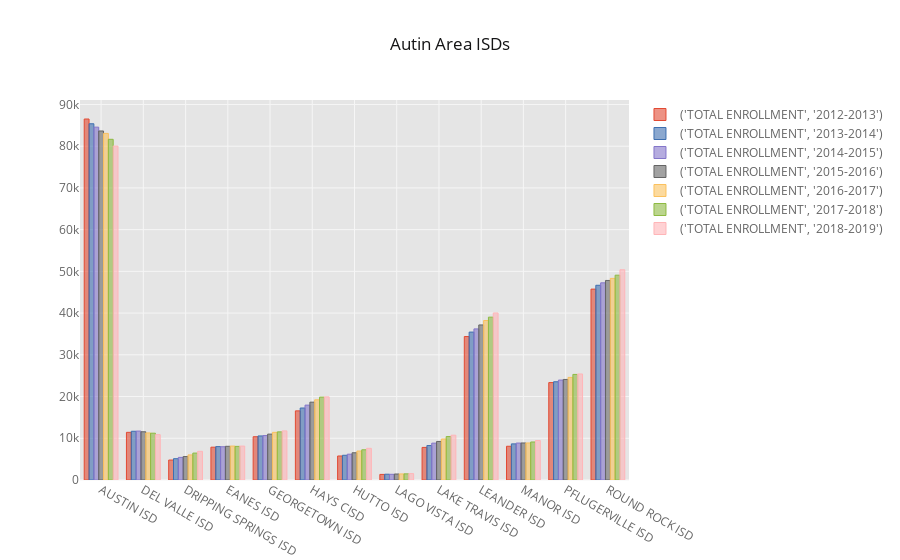

Notebook code cell kept with this figure:
### Code cell
#Plot enrollments of all Austin area I
wk_pivot = wk_plot.pivot(index='DISTRICT NAME', columns='YEAR')
cf.set_config_file(offline=True, world_readable=False, theme='ggplot')
wk_pivot.iplot(kind='bar',title='Autin Area ISDs')

### Figure 1 — Plotly figure (JSON) as saved in the notebook; plotly's stock layout.template omitted (floating-point values rounded to 4 significant figures)
{"data": [{"marker": {"color": "rgba(226, 74, 51, 0.6)", "line": {"color": "rgba(226, 74, 51, 1.0)", "width": 1}}, "name": "('TOTAL ENROLLMENT', '2012-2013')", "orientation": "v", "text": "", "type": "bar", "uid": "72f7a91c-b585-47a8-8a9f-b0f0f94fae6e", "x": ["AUSTIN ISD", "DEL VALLE ISD", "DRIPPING SPRINGS ISD", "EANES ISD", "GEORGETOWN ISD", "HAYS CISD", "HUTTO ISD", "LAGO VISTA ISD", "LAKE TRAVIS ISD", "LEANDER ISD", "MANOR ISD", "PFLUGERVILLE ISD", "ROUND ROCK ISD"], "y": [86516, 11423, 4783, 7865, 10370, 16568, 5754, 1340, 7809, 34381, 8087, 23347, 45749]}, {"marker": {"color": "rgba(62, 111, 176, 0.6)", "line": {"color": "rgba(62, 111, 176, 1.0)", "width": 1}}, "name": "('TOTAL ENROLLMENT', '2013-2014')", "orientation": "v", "text": "", "type": "bar", "uid": "e7cb4cbf-9862-44b9-9033-3245dab25e35", "x": ["AUSTIN ISD", "DEL VALLE ISD", "DRIPPING SPRINGS ISD", "EANES ISD", "GEORGETOWN ISD", "HAYS CISD", "HUTTO ISD", "LAGO VISTA ISD", "LAKE TRAVIS ISD", "LEANDER ISD", "MANOR ISD", "PFLUGERVILLE ISD", "ROUND ROCK ISD"], "y": [85372, 11684, 5107, 8005, 10554, 17255, 5926, 1387, 8257, 35450, 8657, 23543, 46666]}, {"marker": {"color": "rgba(132, 118, 202, 0.6)", "line": {"color": "rgba(132, 118, 202, 1.0)", "width": 1}}, "name": "('TOTAL ENROLLMENT', '2014-2015')", "orientation": "v", "text": "", "type": "bar", "uid": "c254b6ed-c2c1-4d0d-809e-a353ce8a272c", "x": ["AUSTIN ISD", "DEL VALLE ISD", "DRIPPING SPRINGS ISD", "EANES ISD", "GEORGETOWN ISD", "HAYS CISD", "HUTTO ISD", "LAGO VISTA ISD", "LAKE TRAVIS ISD", "LEANDER ISD", "MANOR ISD", "PFLUGERVILLE ISD", "ROUND ROCK ISD"], "y": [84564, 11727, 5421, 7971, 10651, 17948, 6187, 1366, 8833, 36211, 8852, 23948, 47251]}, {"marker": {"color": "rgba(101, 101, 101, 0.6)", "line": {"color": "rgba(101, 101, 101, 1.0)", "width": 1}}, "name": "('TOTAL ENROLLMENT', '2015-2016')", "orientation": "v", "text": "", "type": "bar", "uid": "b5c7f226-bb22-4a81-9e55-73145b1b29e0", "x": ["AUSTIN ISD", "DEL VALLE ISD", "DRIPPING SPRINGS ISD", "EANES ISD", "GEORGETOWN ISD", "HAYS CISD", "HUTTO ISD", "LAGO VISTA ISD", "LAKE TRAVIS ISD", "LEANDER ISD", "MANOR ISD", "PFLUGERVILLE ISD", "ROUND ROCK ISD"], "y": [83648, 11559, 5619, 8075, 10997, 18654, 6527, 1437, 9238, 37158, 8873, 24100, 47827]}, {"marker": {"color": "rgba(251, 193, 94, 0.6)", "line": {"color": "rgba(251, 193, 94, 1.0)", "width": 1}}, "name": "('TOTAL ENROLLMENT', '2016-2017')", "orientation": "v", "text": "", "type": "bar", "uid": "86c0e251-f758-4e11-b5b4-15a2faf65c01", "x": ["AUSTIN ISD", "DEL VALLE ISD", "DRIPPING SPRINGS ISD", "EANES ISD", "GEORGETOWN ISD", "HAYS CISD", "HUTTO ISD", "LAGO VISTA ISD", "LAKE TRAVIS ISD", "LEANDER ISD", "MANOR ISD", "PFLUGERVILLE ISD", "ROUND ROCK ISD"], "y": [83067, 11278, 6008, 8134, 11425, 19215, 6945, 1449, 9825, 38226, 8870, 24591, 48321]}, {"marker": {"color": "rgba(142, 186, 66, 0.6)", "line": {"color": "rgba(142, 186, 66, 1.0)", "width": 1}}, "name": "('TOTAL ENROLLMENT', '2017-2018')", "orientation": "v", "text": "", "type": "bar", "uid": "c3633039-e426-43c4-a674-4259fb493efa", "x": ["AUSTIN ISD", "DEL VALLE ISD", "DRIPPING SPRINGS ISD", "EANES ISD", "GEORGETOWN ISD", "HAYS CISD", "HUTTO ISD", "LAGO VISTA ISD", "LAKE TRAVIS ISD", "LEANDER ISD", "MANOR ISD", "PFLUGERVILLE ISD", "ROUND ROCK ISD"], "y": [81650, 11216, 6450, 8061, 11537, 19862, 7240, 1475, 10410, 39028, 9109, 25306, 49086]}, {"marker": {"color": "rgba(255, 181, 184, 0.6)", "line": {"color": "rgba(255, 181, 184, 1.0)", "width": 1}}, "name": "('TOTAL ENROLLMENT', '2018-2019')", "orientation": "v", "text": "", "type": "bar", "uid": "86bb3cec-852d-4e2a-a6e6-6cd77d3565e0", "x": ["AUSTIN ISD", "DEL VALLE ISD", "DRIPPING SPRINGS ISD", "EANES ISD", "GEORGETOWN ISD", "HAYS CISD", "HUTTO ISD", "LAGO VISTA ISD", "LAKE TRAVIS ISD", "LEANDER ISD", "MANOR ISD", "PFLUGERVILLE ISD", "ROUND ROCK ISD"], "y": [80032, 10870, 6873, 8132, 11759, 19925, 7592, 1530, 10738, 40031, 9463, 25405, 50387]}], "layout": {"legend": {"bgcolor": "#FFFFFF", "font": {"color": "#666666"}}, "paper_bgcolor": "#FFFFFF", "plot_bgcolor": "#E5E5E5", "title": {"font": {"color": "#151516"}, "text": "Autin Area ISDs"}, "xaxis": {"gridcolor": "#F6F6F6", "showgrid": true, "tickfont": {"color": "#666666"}, "title": {"font": {"color": "#666666"}, "text": ""}, "zerolinecolor": "#F6F6F6"}, "yaxis": {"gridcolor": "#F6F6F6", "showgrid": true, "tickfont": {"color": "#666666"}, "title": {"font": {"color": "#666666"}, "text": ""}, "zerolinecolor": "#F6F6F6"}}}
